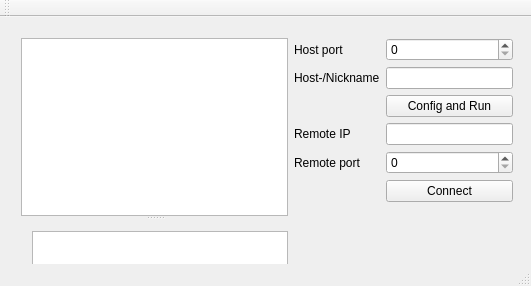
<?xml version="1.0" encoding="UTF-8"?>
<ui version="4.0">
 <class>MainWindow</class>
 <widget class="QMainWindow" name="MainWindow">
  <property name="geometry">
   <rect>
    <x>0</x>
    <y>0</y>
    <width>531</width>
    <height>286</height>
   </rect>
  </property>
  <property name="windowTitle">
   <string>MainWindow</string>
  </property>
  <widget class="QWidget" name="centralWidget">
   <widget class="QWidget" name="">
    <property name="geometry">
     <rect>
      <x>10</x>
      <y>10</y>
      <width>514</width>
      <height>429</height>
     </rect>
    </property>
    <layout class="QHBoxLayout" name="horizontalLayout">
     <item>
      <widget class="QSplitter" name="splitter">
       <property name="sizePolicy">
        <sizepolicy hsizetype="Fixed" vsizetype="Fixed">
         <horstretch>0</horstretch>
         <verstretch>0</verstretch>
        </sizepolicy>
       </property>
       <property name="orientation">
        <enum>Qt::Vertical</enum>
       </property>
       <widget class="QTextEdit" name="msgView">
        <property name="readOnly">
         <bool>true</bool>
        </property>
       </widget>
       <widget class="QWidget" name="">
        <layout class="QVBoxLayout" name="verticalLayout">
         <property name="sizeConstraint">
          <enum>QLayout::SetDefaultConstraint</enum>
         </property>
         <property name="rightMargin">
          <number>0</number>
         </property>
         <item>
          <widget class="QTextEdit" name="msgEdit">
           <property name="sizePolicy">
            <sizepolicy hsizetype="Expanding" vsizetype="Expanding">
             <horstretch>0</horstretch>
             <verstretch>0</verstretch>
            </sizepolicy>
           </property>
          </widget>
         </item>
         <item>
          <widget class="QPushButton" name="sendButton">
           <property name="sizePolicy">
            <sizepolicy hsizetype="Fixed" vsizetype="Fixed">
             <horstretch>0</horstretch>
             <verstretch>0</verstretch>
            </sizepolicy>
           </property>
           <property name="text">
            <string>Send</string>
           </property>
          </widget>
         </item>
        </layout>
       </widget>
      </widget>
     </item>
     <item>
      <layout class="QFormLayout" name="formLayout">
       <item row="0" column="0">
        <widget class="QLabel" name="portLabel">
         <property name="text">
          <string>Host port</string>
         </property>
        </widget>
       </item>
       <item row="0" column="1">
        <widget class="QSpinBox" name="hostPortBox">
         <property name="maximum">
          <number>65535</number>
         </property>
        </widget>
       </item>
       <item row="1" column="1">
        <widget class="QLineEdit" name="hostnameEdit"/>
       </item>
       <item row="2" column="1">
        <widget class="QPushButton" name="pushButton">
         <property name="sizePolicy">
          <sizepolicy hsizetype="Expanding" vsizetype="Fixed">
           <horstretch>0</horstretch>
           <verstretch>0</verstretch>
          </sizepolicy>
         </property>
         <property name="text">
          <string>Config and Run</string>
         </property>
        </widget>
       </item>
       <item row="1" column="0">
        <widget class="QLabel" name="hostnameLabel">
         <property name="text">
          <string>Host-/Nickname</string>
         </property>
        </widget>
       </item>
       <item row="3" column="1">
        <widget class="QLineEdit" name="peerIPEdit"/>
       </item>
       <item row="3" column="0">
        <widget class="QLabel" name="peerIPLabel">
         <property name="text">
          <string>Remote IP</string>
         </property>
        </widget>
       </item>
       <item row="4" column="0">
        <widget class="QLabel" name="portLabel_2">
         <property name="text">
          <string>Remote port</string>
         </property>
        </widget>
       </item>
       <item row="4" column="1">
        <widget class="QSpinBox" name="peerPortBox">
         <property name="maximum">
          <number>65535</number>
         </property>
        </widget>
       </item>
       <item row="5" column="1">
        <widget class="QPushButton" name="connectButton">
         <property name="text">
          <string>Connect</string>
         </property>
        </widget>
       </item>
      </layout>
     </item>
    </layout>
   </widget>
   <zorder>msgView</zorder>
   <zorder>msgEdit</zorder>
   <zorder>sendButton</zorder>
   <zorder>hostPortBox</zorder>
   <zorder>portLabel</zorder>
   <zorder>hostnameLabel</zorder>
   <zorder>hostnameEdit</zorder>
   <zorder>sendButton</zorder>
  </widget>
  <widget class="QMenuBar" name="menuBar">
   <property name="geometry">
    <rect>
     <x>0</x>
     <y>0</y>
     <width>531</width>
     <height>22</height>
    </rect>
   </property>
  </widget>
  <widget class="QToolBar" name="mainToolBar">
   <attribute name="toolBarArea">
    <enum>TopToolBarArea</enum>
   </attribute>
   <attribute name="toolBarBreak">
    <bool>false</bool>
   </attribute>
  </widget>
  <widget class="QStatusBar" name="statusBar"/>
 </widget>
 <layoutdefault spacing="6" margin="11"/>
 <resources/>
 <connections/>
</ui>
